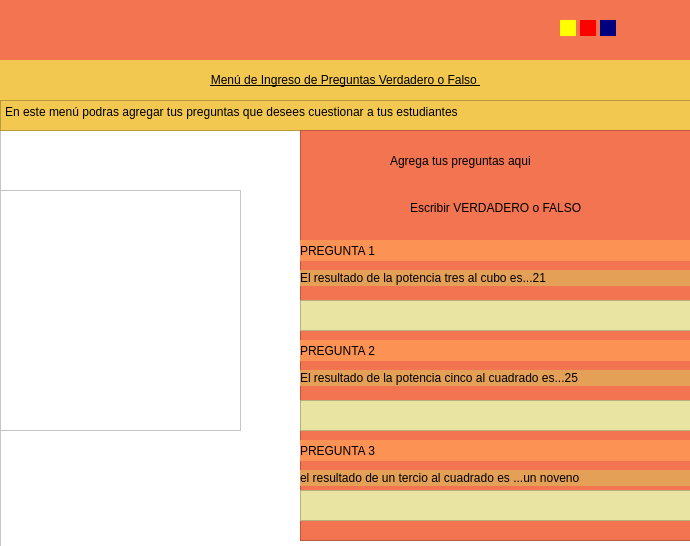
<?xml version="1.0" encoding="UTF-8"?>
<ui version="4.0">
 <class>Form</class>
 <widget class="QWidget" name="Form">
  <property name="geometry">
   <rect>
    <x>0</x>
    <y>0</y>
    <width>690</width>
    <height>546</height>
   </rect>
  </property>
  <property name="windowTitle">
   <string>Form</string>
  </property>
  <property name="styleSheet">
   <string notr="true">
background-color: rgb(242, 116, 80);</string>
  </property>
  <widget class="QFrame" name="frame">
   <property name="geometry">
    <rect>
     <x>0</x>
     <y>60</y>
     <width>691</width>
     <height>491</height>
    </rect>
   </property>
   <property name="styleSheet">
    <string notr="true">background-color: rgb(255, 255, 255);</string>
   </property>
   <property name="frameShape">
    <enum>QFrame::StyledPanel</enum>
   </property>
   <property name="frameShadow">
    <enum>QFrame::Raised</enum>
   </property>
   <widget class="QLabel" name="label">
    <property name="geometry">
     <rect>
      <x>0</x>
      <y>0</y>
      <width>691</width>
      <height>41</height>
     </rect>
    </property>
    <property name="styleSheet">
     <string notr="true">font: 700 12pt &quot;Segoe UI&quot;;
text-decoration: underline;
background-color: rgb(242, 200, 80);</string>
    </property>
    <property name="text">
     <string>&lt;html&gt;&lt;head/&gt;&lt;body&gt;&lt;p align=&quot;center&quot;&gt;Menú de Ingreso de Preguntas Verdadero o Falso &lt;/p&gt;&lt;/body&gt;&lt;/html&gt;</string>
    </property>
   </widget>
   <widget class="QFrame" name="frame_2">
    <property name="geometry">
     <rect>
      <x>0</x>
      <y>130</y>
      <width>241</width>
      <height>241</height>
     </rect>
    </property>
    <property name="styleSheet">
     <string notr="true">border-image: url(:/uno/La incognita.jpg);</string>
    </property>
    <property name="frameShape">
     <enum>QFrame::StyledPanel</enum>
    </property>
    <property name="frameShadow">
     <enum>QFrame::Raised</enum>
    </property>
   </widget>
   <widget class="QTextBrowser" name="textBrowser">
    <property name="geometry">
     <rect>
      <x>0</x>
      <y>40</y>
      <width>691</width>
      <height>31</height>
     </rect>
    </property>
    <property name="styleSheet">
     <string notr="true">background-color: rgb(242, 200, 80);</string>
    </property>
    <property name="html">
     <string>&lt;!DOCTYPE HTML PUBLIC &quot;-//W3C//DTD HTML 4.0//EN&quot; &quot;http://www.w3.org/TR/REC-html40/strict.dtd&quot;&gt;
&lt;html&gt;&lt;head&gt;&lt;meta name=&quot;qrichtext&quot; content=&quot;1&quot; /&gt;&lt;meta charset=&quot;utf-8&quot; /&gt;&lt;style type=&quot;text/css&quot;&gt;
p, li { white-space: pre-wrap; }
hr { height: 1px; border-width: 0; }
li.unchecked::marker { content: &quot;\2610&quot;; }
li.checked::marker { content: &quot;\2612&quot;; }
&lt;/style&gt;&lt;/head&gt;&lt;body style=&quot; font-family:'Segoe UI'; font-size:9pt; font-weight:400; font-style:normal;&quot;&gt;
&lt;p style=&quot; margin-top:0px; margin-bottom:0px; margin-left:0px; margin-right:0px; -qt-block-indent:0; text-indent:0px;&quot;&gt;En este menú podras agregar tus preguntas que desees cuestionar a tus estudiantes&lt;/p&gt;&lt;/body&gt;&lt;/html&gt;</string>
    </property>
   </widget>
   <widget class="QFrame" name="frame_3">
    <property name="geometry">
     <rect>
      <x>300</x>
      <y>70</y>
      <width>391</width>
      <height>411</height>
     </rect>
    </property>
    <property name="styleSheet">
     <string notr="true">background-color: rgb(242, 116, 80);</string>
    </property>
    <property name="frameShape">
     <enum>QFrame::StyledPanel</enum>
    </property>
    <property name="frameShadow">
     <enum>QFrame::Raised</enum>
    </property>
    <widget class="QLabel" name="label_2">
     <property name="geometry">
      <rect>
       <x>90</x>
       <y>20</y>
       <width>291</width>
       <height>21</height>
      </rect>
     </property>
     <property name="styleSheet">
      <string notr="true">font: 700 12pt &quot;Segoe UI&quot;;</string>
     </property>
     <property name="text">
      <string>Agrega tus preguntas aqui</string>
     </property>
    </widget>
    <widget class="QLabel" name="label_3">
     <property name="geometry">
      <rect>
       <x>110</x>
       <y>70</y>
       <width>171</width>
       <height>16</height>
      </rect>
     </property>
     <property name="text">
      <string>Escribir VERDADERO o FALSO</string>
     </property>
    </widget>
    <widget class="QLabel" name="label_4">
     <property name="geometry">
      <rect>
       <x>0</x>
       <y>110</y>
       <width>391</width>
       <height>21</height>
      </rect>
     </property>
     <property name="styleSheet">
      <string notr="true">font: 700 8pt &quot;Segoe UI&quot;;
background-color: rgb(252, 146, 83);</string>
     </property>
     <property name="text">
      <string>PREGUNTA 1</string>
     </property>
    </widget>
    <widget class="QLabel" name="label_5">
     <property name="geometry">
      <rect>
       <x>0</x>
       <y>310</y>
       <width>391</width>
       <height>21</height>
      </rect>
     </property>
     <property name="styleSheet">
      <string notr="true">font: 700 8pt &quot;Segoe UI&quot;;
background-color: rgb(252, 146, 83);</string>
     </property>
     <property name="text">
      <string>PREGUNTA 3</string>
     </property>
    </widget>
    <widget class="QLabel" name="label_6">
     <property name="geometry">
      <rect>
       <x>0</x>
       <y>210</y>
       <width>391</width>
       <height>21</height>
      </rect>
     </property>
     <property name="styleSheet">
      <string notr="true">font: 700 8pt &quot;Segoe UI&quot;;
background-color: rgb(252, 146, 83);</string>
     </property>
     <property name="text">
      <string>PREGUNTA 2</string>
     </property>
    </widget>
    <widget class="QLabel" name="label_7">
     <property name="geometry">
      <rect>
       <x>0</x>
       <y>140</y>
       <width>391</width>
       <height>16</height>
      </rect>
     </property>
     <property name="styleSheet">
      <string notr="true">font: 8pt &quot;Segoe UI&quot;;
background-color: rgb(229, 160, 87);</string>
     </property>
     <property name="text">
      <string>El resultado de la potencia tres al cubo es...21</string>
     </property>
    </widget>
    <widget class="QTextEdit" name="textEdit">
     <property name="geometry">
      <rect>
       <x>0</x>
       <y>170</y>
       <width>391</width>
       <height>31</height>
      </rect>
     </property>
     <property name="styleSheet">
      <string notr="true">
background-color: rgb(234, 228, 163);</string>
     </property>
    </widget>
    <widget class="QTextEdit" name="textEdit_2">
     <property name="geometry">
      <rect>
       <x>0</x>
       <y>270</y>
       <width>391</width>
       <height>31</height>
      </rect>
     </property>
     <property name="styleSheet">
      <string notr="true">
background-color: rgb(234, 228, 163);</string>
     </property>
    </widget>
    <widget class="QTextEdit" name="textEdit_3">
     <property name="geometry">
      <rect>
       <x>0</x>
       <y>360</y>
       <width>391</width>
       <height>31</height>
      </rect>
     </property>
     <property name="styleSheet">
      <string notr="true">
background-color: rgb(234, 228, 163);</string>
     </property>
    </widget>
    <widget class="QLabel" name="label_8">
     <property name="geometry">
      <rect>
       <x>0</x>
       <y>240</y>
       <width>391</width>
       <height>16</height>
      </rect>
     </property>
     <property name="styleSheet">
      <string notr="true">font: 8pt &quot;Segoe UI&quot;;
background-color: rgb(229, 160, 87);</string>
     </property>
     <property name="text">
      <string>El resultado de la potencia cinco al cuadrado es...25</string>
     </property>
    </widget>
    <widget class="QLabel" name="label_9">
     <property name="geometry">
      <rect>
       <x>0</x>
       <y>340</y>
       <width>391</width>
       <height>16</height>
      </rect>
     </property>
     <property name="styleSheet">
      <string notr="true">font: 8pt &quot;Segoe UI&quot;;
background-color: rgb(229, 160, 87);</string>
     </property>
     <property name="text">
      <string>el resultado de un tercio al cuadrado es ...un noveno</string>
     </property>
    </widget>
   </widget>
  </widget>
  <widget class="QWidget" name="widget" native="true">
   <property name="geometry">
    <rect>
     <x>560</x>
     <y>20</y>
     <width>16</width>
     <height>16</height>
    </rect>
   </property>
   <property name="styleSheet">
    <string notr="true">
background-color: rgb(255, 255, 0);</string>
   </property>
  </widget>
  <widget class="QWidget" name="widget_2" native="true">
   <property name="geometry">
    <rect>
     <x>600</x>
     <y>20</y>
     <width>16</width>
     <height>16</height>
    </rect>
   </property>
   <property name="styleSheet">
    <string notr="true">
background-color: rgb(0, 0, 127);</string>
   </property>
  </widget>
  <widget class="QWidget" name="widget_3" native="true">
   <property name="geometry">
    <rect>
     <x>580</x>
     <y>20</y>
     <width>16</width>
     <height>16</height>
    </rect>
   </property>
   <property name="styleSheet">
    <string notr="true">
background-color: rgb(255, 0, 0);</string>
   </property>
  </widget>
 </widget>
 <resources>
  <include location="imagenes/andres.qrc"/>
 </resources>
 <connections/>
</ui>
